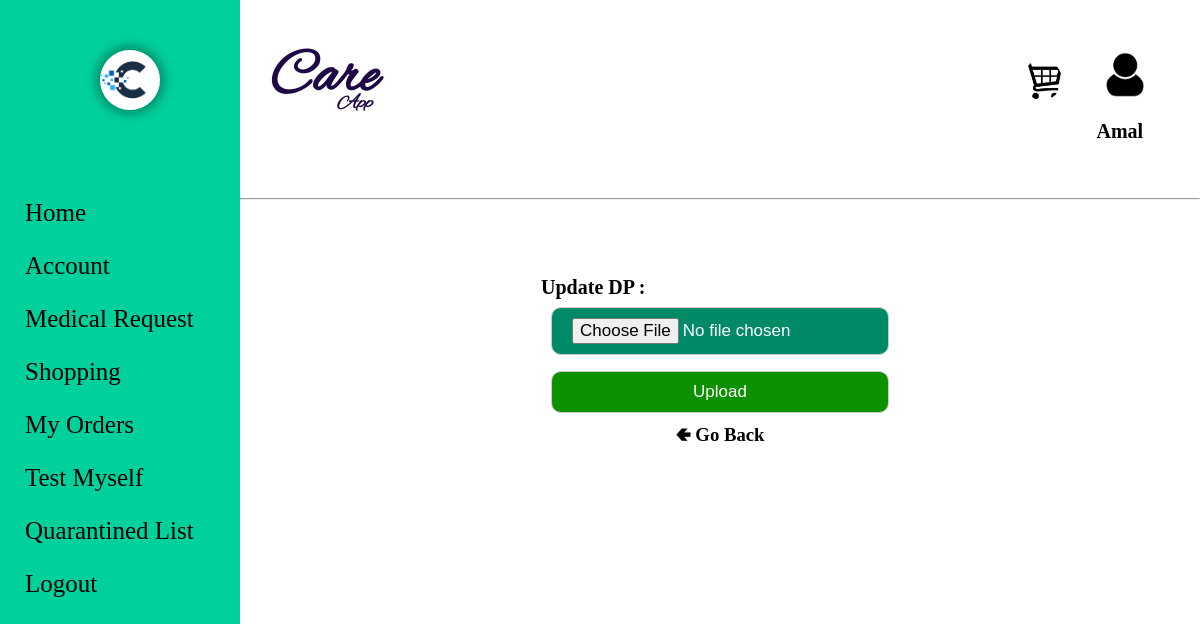
Before: /ChangeDP.php (signed in) with the older database file.
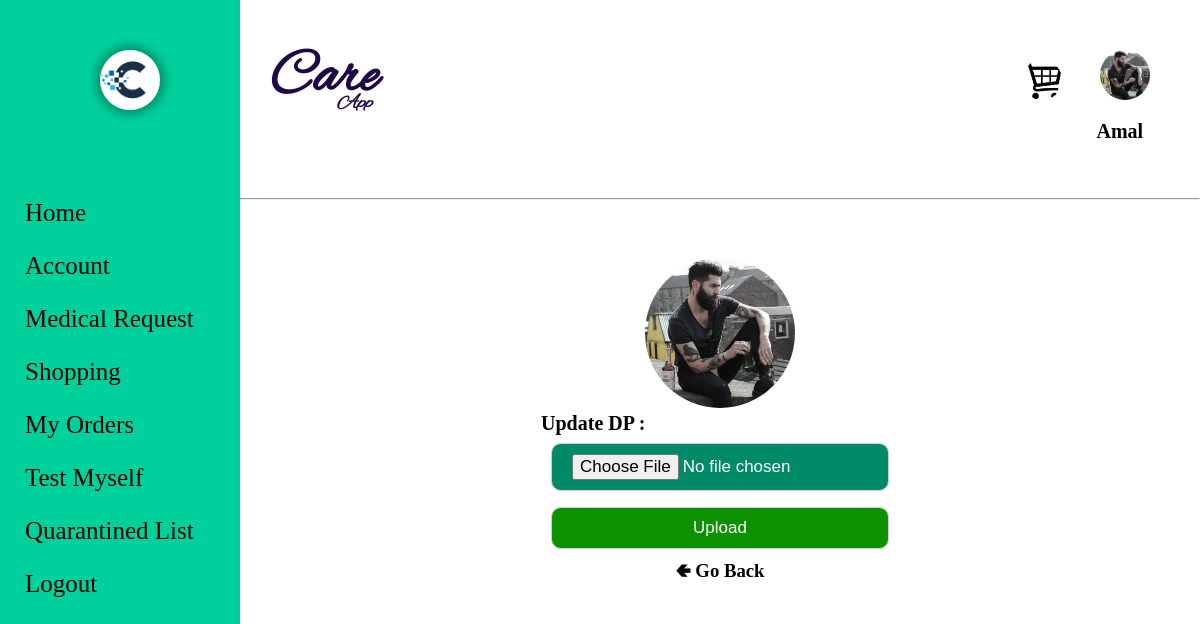
After: the same page with the newer database file.
### tables this page shows
CREATE TABLE `dp` (
  `dp_id` int(5) NOT NULL,
  `L_id` int(5) NOT NULL,
  `image` varchar(50) NOT NULL,
  `status` tinyint(1) NOT NULL DEFAULT 1
);

### ChangeDP.php (the view, shortened to what this page needs)
<!DOCTYPE html>
<html lang="en">
<head>
	<link rel="stylesheet" type="text/css" href="css\registration.css" />
</head>
<body>
<?php require("Leftbar.php"); ?>
<div class="right_cont" style="{background-color: rgb(232, 232, 232);}">
	<?php require("Topbar.php"); ?>
<center>
    <form action="php\UpdateDP.php" method='POST' enctype="multipart/form-data">
	<?php
		$con=mysqli_connect("localhost","root","","care_app") or die("failed");
		$tmpid=$_SESSION['id'];
		$sql = "select image from dp where L_id=$tmpid";
		$result = mysqli_query($con,$sql);
		if(mysqli_num_rows($result)>0)
        {
			$row = mysqli_fetch_array($result);
			$image = $row['image'];
			$image_src = "uploads/".$image;
			?>
			<img src='<?php echo $image_src;  ?>' width="150" height="150" >
			<?php
		}
		?>
		<br>
		<b><label style ="float:left" > Update DP :</label>  </b><br>
		<input type="FILE" name='1' required ><br>
        <input type="submit" value="Upload">
		<BR><h3 style="color:blue;"><a href="ViewProfile.php">🢀 Go Back</a></h3>
	</form>
	</center>
	</div>
</body>
</html>

### Topbar.php (shortened to what this page needs)
<!DOCTYPE html>
<html lang="en">
<head>
     <link rel="stylesheet" href="css/home.css">
</head>
<body>
    <div class="nav">
            <h1>Care</h1>
            <h2>App</h2>
        <div class="logo">
            <?php
            if(isset($_SESSION['id']))
            {
                $con = mysqli_connect("localhost","root","","care_app")or die("failed");
                $tmpid=$_SESSION['id'];
                if($row['user_type']=='user')
                {    ?>
                    <a href="Cart.php"><img class="carticon" src="images/cart.png" width="40" height="40"></a>
                    <?php
                }
                $sql="select image from dp where L_id=$tmpid ";
                $result=mysqli_query($con,$sql) or die($sql);
                if(mysqli_num_rows($result)>0)
                {
                    $row = mysqli_fetch_array($result);
                    $image = $row['image'];
                    $image_src = "uploads/".$image;
                    ?>
                    <a href="ViewProfile.php"><img class="usericon" src="<?php echo $image_src;  ?>" ></a>
                <?php
                }
                else
                {
                ?>
                    <a href="ViewProfile.php"><img class="usericon" src="images/uicon.png" ></a>
                <?php
                }
            }
            else
            {
            ?>
                <a href="Login.php"><img class="usericon" src="images/uicon.png" ></a>
            <?php
            }
        ?>
            <h3>
            <?php
                if(isset($_SESSION['id']))
                {
                    $con = mysqli_connect("localhost","root","","care_app")or die("failed");
                    $tmpid=$_SESSION['id'];
                        $sql="select name as name from admin where L_id=$tmpid
                        union select name from user where L_id=$tmpid
                        union select name from medical_staff where L_id=$tmpid
                        union select name from punchayat_officer where L_id=$tmpid
                        union select name from volunteer where L_id=$tmpid";
                        $result=mysqli_query($con,$sql) or die($sql);
                        if(mysqli_num_rows($result)>0)
                        {
                            while($row=mysqli_fetch_array($result))
                            {
                                $name=$row['name'];
                                echo $name;
                            }
                        }
                }
            ?></h3>
        </div>
    </div>
    <hr>
</body>
</html>

Changed rows visible on the page:
added dp: image (picture)
